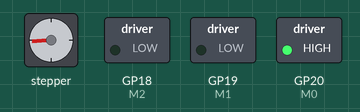
The program below on a simulated Raspberry Pi Pico running MicroPython. On the bench: stepper motor, switched loads named in the program (green lamp = pin HIGH). The stepper is drawn at 200 steps a turn; pins used as bus, display or sensor lines are not drawn. At 12.9 s the program stops and its outputs stay as they are.

Above: at 0.4 s.
At 3.1 s:
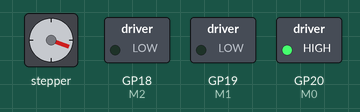
At 6.5 s:
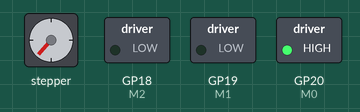
At 12.9 s:
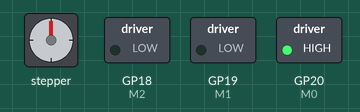
Timing chart, 0 to 14.4 s (numbered marks = the images above):
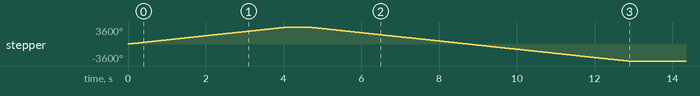

Measured:
- by itself, stepper: turns 3600° clockwise in 4.1 s, then 7200° counter-clockwise in 8.2 s

The program:

stepper_example.py
```python
from machine import Pin
from stepper import StepperMotor
from time import sleep


step_pin = Pin(17, Pin.OUT)
dir_pin = Pin(16, Pin.OUT)
M0 = Pin(20, Pin.OUT)
M1 = Pin(19, Pin.OUT)
M2 = Pin(18, Pin.OUT)
mode_pins = (M0, M1, M2)

# Stepper motor setup
step_type = 'Half'
# fullstep_delay = 0.001

# create object
motor = StepperMotor(step_pin, dir_pin, mode_pins, step_type,)


motor.run(2000, True)     # run motor 6400 steps clowckwise
sleep(0.5)
motor.run(4000, False)    # run motor 6400 steps counterclockwise
```

stepper.py
```python
from machine import Pin
from time import sleep

class StepperMotor:
    def __init__(self,  step_pin, dir_pin, mode_pins, step_type,):
        """docstring for ."""
        self.step_pin = step_pin
        self.dir_pin = dir_pin
        resolution = {'Full':(0, 0, 0),
                    'Half':(1, 0, 0),
                    '1/4':(0, 1, 0),
                    '1/8':(1, 1, 0),
                    '1/16':(0, 0, 1),
                    '1/32':(1, 0, 1)}
        microsteps =  {'Full':1,
                    'Half':2,
                    '1/4':4,
                    '1/8':8,
                    '1/16':16,
                    '1/32':32}

        #self.delay = .005/microsteps[step_type]
        self.delay = .001
        mode_pins[0].value(resolution[step_type][0])
        mode_pins[1].value(resolution[step_type][1])
        mode_pins[2].value(resolution[step_type][2])

    def run(self, steps, clockwise):
        self.dir_pin.value(clockwise)
        for i in range(steps):
            self.step_pin.value(1)
            sleep(self.delay)
            self.step_pin.value(0)
            sleep(self.delay)


###################
# step_pin = Pin(17, Pin.OUT)
# dir_pin = Pin(16, Pin.OUT)
# M0 = Pin(20, Pin.OUT)
# M1 = Pin(19, Pin.OUT)
# M2 = Pin(18, Pin.OUT)
# mode_pins = (M0, M1, M2)
#
# # Stepper motor setup
# step_type = 'Half'
# # fullstep_delay = 0.001
#
# # create object
# motor = StepperMotor(step_pin, dir_pin, mode_pins, step_type,)
#
#
# motor.run(2000, True)     # run motor 6400 steps clowckwise
# sleep(0.5)
# motor.run(4000, False)    # run motor 6400 steps counterclockwise
```
